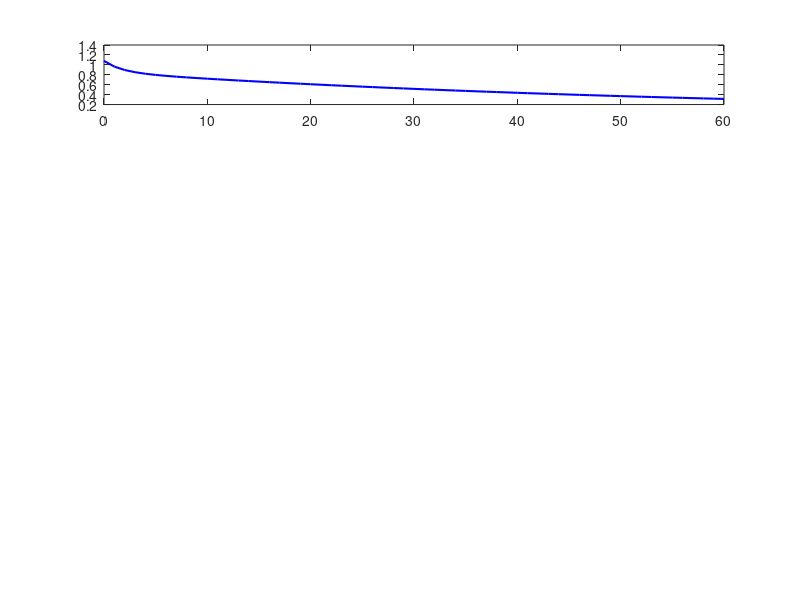

The MATLAB source for this figure: (Note: this script raises an error after producing the figure.)
% Parameters
T = 60;                   % Total simulation time (in minutes)
k0 = 0.0165;              % Insulin-independent fractional removal rate
a1 = 0.394;                   % a1 - a6 parameters
a2 = 0.142;                 
a3 = 0.251;
a4 = 0.394;
a5 = (3.15*10^-8)*(7*10^-6);
a6 = 2.8*10^3*(7*10^-6);

% Equilibrium point (upright)
x_bar1 = 0.95;
x_bar3 = 0.3;
x_bar2 = (a2*x_bar3)/a1;
x_bar4 = (a5*x_bar3)/a6;

x_bar = [x_bar1;
         x_bar2;
         x_bar3;
         x_bar4]; 

u_bar = [x_bar1*(k0+x_bar2);
         (a3 + a2*a3*a4 + a5)*(x_bar3)];

y_bar = x_bar1; 

% Define your matrix A here
A = [1-(k0+x_bar2), -(x_bar1), 0, 0; 
     0, 1-a1, a2, 0; 
     0, a4, 1-a3, a6; 
     0, 0, a5, 1-a6];

% Calculate and print the eigenvalues
eigenvalues = eig(A);
disp('Eigenvalues of the matrix A:');
disp(eigenvalues);

% Initial states
x1 = zeros(1, T+1);      % Inventory
x2 = zeros(1, T+1);      % Degradation
x3 = zeros(1, T+1);
x4 = zeros(1,T+1);
u1 = zeros(1, T);        % Control input
u2 = zeros(1, T);
x1(1) = 1.08;            % Initial inventory
x2(1) = ((0.0165 + (a2/a1)*(0.25))/1.0)-0.0165;               % Initial degradation
x3(1) = 0;
x4(1) = 0;

% Linearized system matrices at ()
B = [1, 0; 
     0, 0;
     0, 1;
     0, 0]; 
C = [1, 0, 0, 0]; 
D = [0, 0];

% Controllability Check
n = size(A, 1);
Ctrl = B;
for i = 1:n-1
    Ctrl = [Ctrl A^i*B];
end
Ctrl_rank = rank(Ctrl);
disp('Controllability Matrix:');
disp(Ctrl);
disp('Controllability Matrix Rank:');
disp(Ctrl_rank);

% Controller and observer gains
P_test = [0.9, 0.7, 0.5, 0.4];
K = place(A, B, P_test); 
L = place(A', C', [0.02, 0.025, 0.03, 0.035])'; 

% Observer initial condition (estimate of incremental state)
xhat = zeros(4, T+1);  

% Simulation loop
for t = 1:T
    % Current state
    x_t = [x1(t); x2(t); x3(t); x4(t)];       

    % Output of nonlinear system
    y_t = [x1(t)];          

    % Compute incremental signals
    y_tilde = y_t - y_bar; 
    u1_tilde = u1(t) - u_bar(1);
    u2_tilde = u2(t) - u_bar(2);

    % Control input at time t (uses current observer state)
    u_tilde = -K * xhat(:, t); 
    u1(t) = u_bar(1) + u1_tilde;
    u2(t) = u_bar(2) + u2_tilde;

    % Observer update
    xhat(:, t+1) = A * xhat(:, t) + B * u_tilde + L * (y_tilde - C * xhat(:, t) - D * u_tilde);       

    % Nonlinear system dynamics       
    x1(t+1) = x1(t) - (k0+x2(t))*x1(t) + u1(t);           % Glucose Concentration
    x2(t+1) = x2(t) - a1*x2(t) + a3*x3(t);                  % k(t)
    x3(t+1) = x3(t) - a3*x3(t) + a4*x4(t) + a6*x4(t) + u2(t); % i(t)
    x4(t+1) = x4(t) - a6*x4(t) +a5*x3(t);                   % i3(t)
end   

% Plotting
time = 0:T; 
figure; 

subplot(5, 1, 1);  
plot(time, x1, 'b', 'LineWidth', 1.5); hold on; 
yline(x_bar(1), '--k', 'LineWidth', 2);  
ylabel('$x_1(t)$', 'Interpreter', 'latex', 'FontSize', 20); 

subplot(5, 1, 2);  
plot(time, x2, 'b', 'LineWidth', 1.5); hold on; 
yline(x_bar(2), '--k', 'LineWidth', 2);  
ylabel('$x_2(t)$', 'Interpreter', 'latex', 'FontSize', 20); 

subplot(5, 1, 3);  
plot(time, x3, 'b', 'LineWidth', 1.5); hold on; 
yline(x_bar(3), '--k', 'LineWidth', 2);  
ylabel('$x_3(t)$', 'Interpreter', 'latex', 'FontSize', 20); 

subplot(5, 1, 4);  
plot(time, x4, 'b', 'LineWidth', 1.5); hold on; 
yline(x_bar(4), '--k', 'LineWidth', 2);  
ylabel('$x_4(t)$', 'Interpreter', 'latex', 'FontSize', 20); 
ylim([-0.06 0.06]); 

subplot(5, 1, 5);  
time_u = 0:T-1;  % match u1
plot(time_u, u1, 'r', 'LineWidth', 1.5); hold on; 
yline(u_bar(1), '--k', 'LineWidth', 2); 
ylabel('$u_1(t)$', 'Interpreter', 'latex', 'FontSize', 20); 
xlabel('Time step', 'FontSize', 13);
plot(time_u, u2, 'b', 'LineWidth', 1.5);
yline(u_bar(2), '--k', 'LineWidth', 2);

sgtitle('Linear Observer-Based Control for Nonlinear System. Solid blue: states. Black dashed: equilibrium.', 'FontSize', 15);